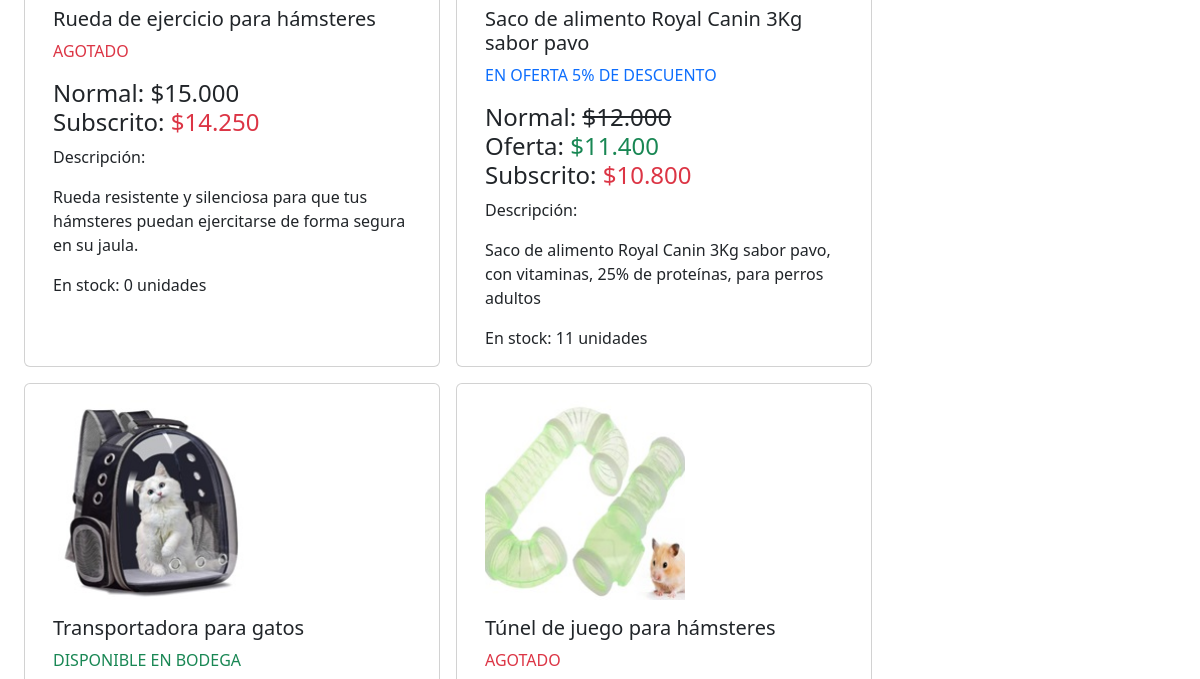
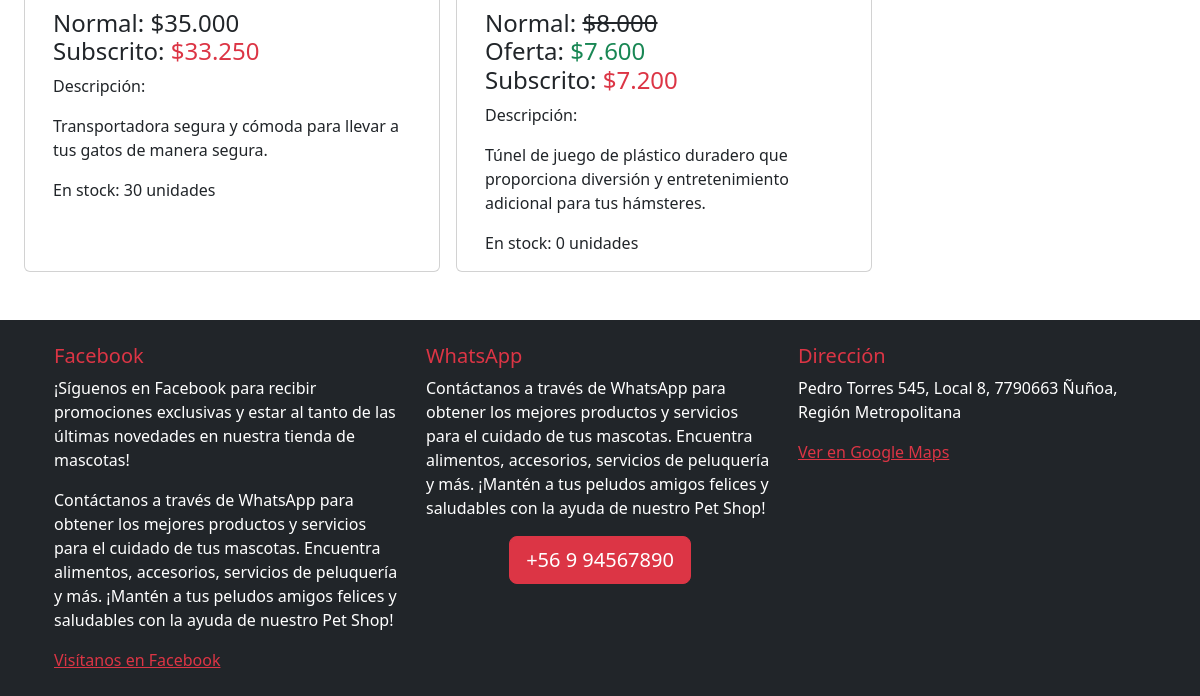
Before: / (lower part) with the older database file (2 pictures, top to bottom).
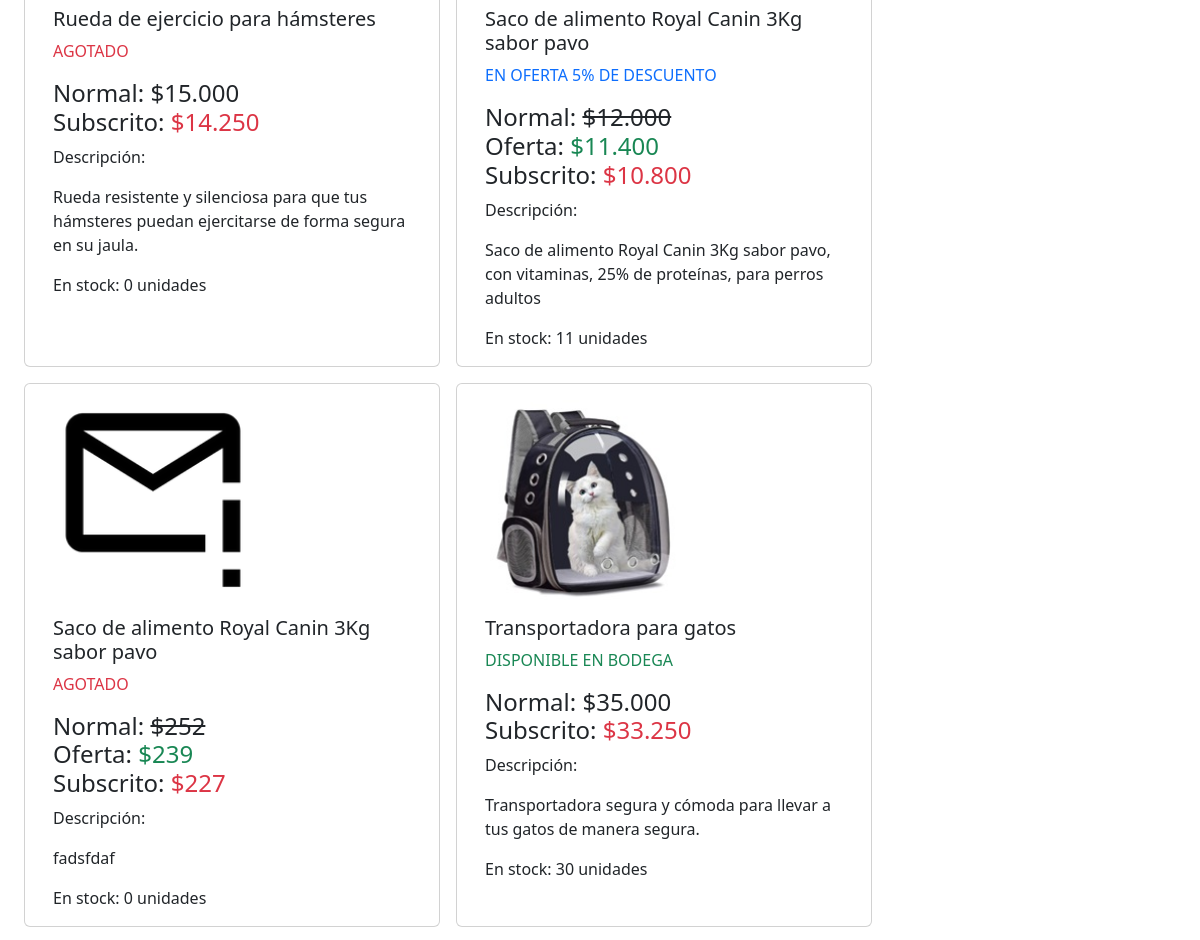
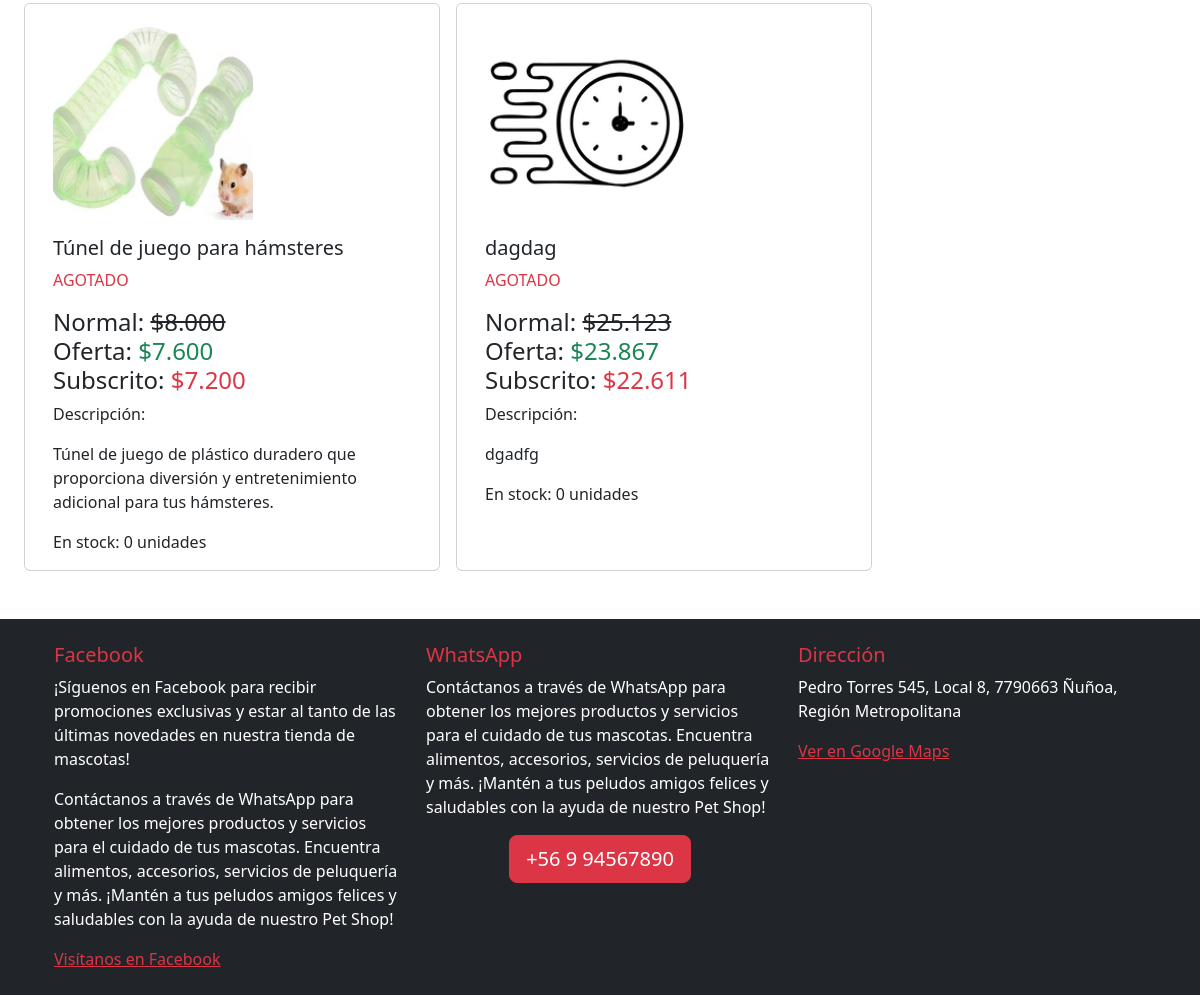
After: the same page with the newer database file (2 pictures, top to bottom).
### core/models.py (models this page shows, shortened)
class Producto(models.Model):
    categoria = models.ForeignKey(Categoria, on_delete=models.DO_NOTHING, verbose_name='Categoría')
    nombre = models.CharField(max_length=100, blank=False, null=False, verbose_name='Nombre producto')
    descripcion = models.CharField(max_length=400, blank=False, null=False, verbose_name='Descripción')
    precio = models.IntegerField(blank=False, null=False, verbose_name='Precio')
    descuento_subscriptor = models.IntegerField(
        validators=[MinValueValidator(0), MaxValueValidator(100)],
        blank=False,
        null=False,
        verbose_name='% Descuento subscriptor'
    )
    descuento_oferta = models.IntegerField(
        validators=[MinValueValidator(0), MaxValueValidator(100)],
        blank=False,
        null=False,
        verbose_name='% Descuento oferta'
    )
    imagen = models.ImageField(upload_to='productos/', blank=False, null=False, verbose_name='Imagen')
    class Meta:
        db_table = 'Producto'
        verbose_name = "Producto"
        verbose_name_plural = "Productos"
        ordering = ['categoria', 'nombre']

### core/views.py (the view)
# urls.py: path('', index, name='index'),
def index(request):
    if request.method == 'POST':
        buscar = request.POST.get('buscar')
        registros = Producto.objects.filter(nombre__icontains=buscar).order_by('nombre')
    else:
        registros = Producto.objects.all().order_by('nombre')
    productos = []
    for registro in registros:
        productos.append(obtener_info_producto(registro.id))
    datos = { 'productos': productos }
    return render(request, 'core/index.html', datos)

### core/context_processors.py (called while the page is built, shortened)
def registrar_carrito(request):
    mostrar_carrito = False
    cantidad_productos = 0
    if request.user.is_authenticated:
        if request.user.perfil.tipo_usuario == 'Cliente':
            cantidad_productos = Carrito.objects.filter(cliente=request.user.perfil).count()
            mostrar_carrito = cantidad_productos > 0
    return {
        'mostrar_carrito': mostrar_carrito,
        'cantidad_productos': cantidad_productos,
    }

def carrito_variables(request):
    return {}

### core/templatetags/custom_filters.py (called while the page is built)
@register.filter
def formatear_numero(value):
    value = round(value)
    value = f'{value:,}'
    value = value.replace(',', '.')
    return value

@register.filter
def formatear_dinero(value):
    value = round(value)
    value = f'${value:,}'
    value = value.replace(',', '.')
    return value

### core/templates/core/index.html (shortened to what this page needs)
{% extends 'core/base.html' %}
{% load static %}
{% load custom_filters %}
{% block content %}
  {% if productos %}
    <div class="container-fluid">
      <div class="row">
        {% for producto in productos %}
          <div class="card col-sm-12 col-md-6 col-lg-3 m-2" style="width: 26rem;">
            {% if not user.is_authenticated or user.is_staff or user.is_superuser%}
            <a class="nav-link" href="{% url 'ingresar' %}">
            {% endif %}
              <div class="card-body">
                <img src="/media/{{ producto.imagen }}" class="card-img-top" alt="{{ producto.nombre }}" style="width: 200px; height: 200px; object-fit: cover;">
                <h5 class="card-title mt-3">
                  {{ producto.nombre }}
                </h5>
                <p class="card-text text-success">
                  {{ producto.html_estado|safe }}
                </p>
                <h4 class="card-title">{{ producto.html_precio|safe }}</h4>
                <p class="card-text">Descripción: </p>
                <p class="card-text">{{ producto.descripcion }}</p>
                <p class="card-text">{{ producto.html_stock }}</p>
              </div>
            </a>
          </div>
        {% endfor %}
      </div>
    </div>
  {% else %}
    <h2>No se encontraron productos</h2>
  {% endif %}
{% endblock content %}

Changed rows visible on the page:
added Producto: imagen (picture), nombre "Saco de alimento Royal Canin 3Kg sabor pavo", descripcion "fadsfdaf"
added Producto: imagen (picture), nombre "dagdag", descripcion "dgadfg"
Other visible differences:
new list line: "AGOTADO Normal: $252 Oferta: $239 Subscrito: $227 Descripción: En stock: 0 unidades"
new list line: "AGOTADO Normal: $25.123 Oferta: $23.867 Subscrito: $22.611 Descripción: En stock: 0 unidades"
